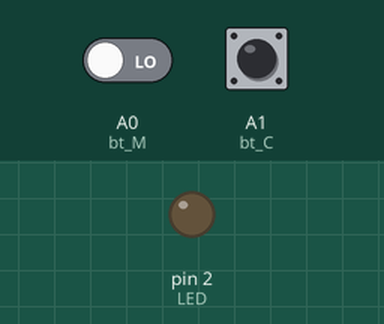
A sketch run on a simulated Arduino Uno, built with avr-gcc and run on an emulated ATmega328P. Parts: output pins drawn as LEDs (lit = HIGH). Inputs (shaded band) come from the test bench; at power-on: A0 (bt_M) LOW, A1 (bt_C) HIGH. The modem accepts every AT command (registered, SIM ready, sends succeed) and sends nothing else; what the sketch prints to the serial monitor is not drawn.

Above: at 6.7 s.
6.8 s: A0 (bt_M) driven HIGH
9.8 s: A1 (bt_C) pulled LOW for 3.2 s
At 11.3 s:
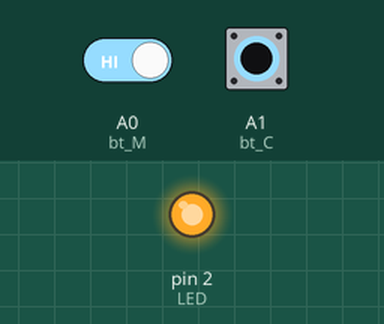
Timing chart, 0 to 12.9 s (numbered marks = the images above; inputs shaded):
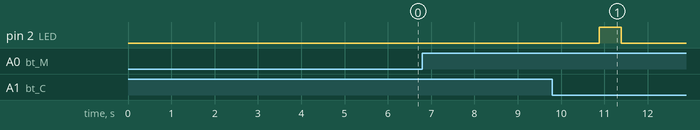

The sketch:

richard_gsm.ino
```cpp
#include <SoftwareSerial.h>    //Create software serial object to communicate with SIM800L
SoftwareSerial GSM(8, 9); //SIM800L Tx & Rx is connected to Arduino #8 & #9

char phone_no[]="+243982125697"; //change +92 with country code and 3378655465 with phone number to sms

#define bt_M  A0 // Button1 Pin A0 use for Send Message
#define bt_C  A1 // Button2 Pin A1 use for Call

#define LED 2 // Led Pin D2 use for LED

char inchar; // Will hold the incoming character from the GSM shield

void setup(){// put your setup code here, to run once

Serial.begin(9600);//Begin serial communication with Arduino and Arduino IDE (Serial Monitor)
GSM.begin(9600);   //Begin serial communication with Arduino and SIM800L

pinMode(bt_M, INPUT); // declare bt_M as input
pinMode(bt_C, INPUT_PULLUP); // declare bt_C as input

pinMode(LED,OUTPUT); // declare LED as output

Serial.println("Initializing....");
initModule("AT","OK",1000);                //Once the handshake test is successful, it will back to OK
initModule("ATE1","OK",1000);              //this command is used for enabling echo
initModule("AT+CPIN?","READY",1000);       //this command is used to check whether SIM card is inserted in GSM Module or not
initModule("AT+CMGF=1","OK",1000);         //Configuring TEXT mode
initModule("AT+CNMI=2,2,0,0,0","OK",1000); //Decides how newly arrived SMS messages should be handled
Serial.println("Initialized Successfully");

}

void loop(){

if(GSM.available() >0){inchar=GSM.read(); Serial.print(inchar);
 if(inchar=='R'){inchar=GSM.read();
 if(inchar=='I'){inchar=GSM.read();
 if(inchar=='N'){inchar=GSM.read();
 if(inchar=='G'){
    initModule("ATH","OK",1000); // this command is used for Call busy
    }
   }
  }
 }

else if(inchar=='A'){delay(10); inchar=GSM.read();
     if(inchar=='L'){delay(10); inchar=GSM.read();
     if(inchar=='M'){delay(10); inchar=GSM.read();

     if(inchar=='1'){digitalWrite(LED, 1); sendSMS(phone_no,"Alarme est activé");}
else if(inchar=='0'){digitalWrite(LED, 0); sendSMS(phone_no,"Alarme Désactivé");}
     }
    }
  }
}


if(digitalRead (bt_M) == 1){sendSMS(phone_no,"Tentative d'intruison veuillez verifier la camera");
digitalWrite(LED,HIGH);
delay(500);
digitalWrite(LED,LOW);}
if(digitalRead (bt_C) == 0){callUp(phone_no);}

delay(5);
}


void sendSMS(char *number, char *msg){
GSM.print("AT+CMGS=\"");GSM.print(number);GSM.println("\"\r\n"); //AT+CMGS=”Mobile Number” <ENTER> - Assigning recipient’s mobile number
delay(500);
GSM.println(msg); // Message contents
delay(500);
GSM.write(byte(26)); //Ctrl+Z  send message command (26 in decimal).
delay(3000);
}

void callUp(char *number){
GSM.print("ATD + "); GSM.print(number); GSM.println(";"); //Call to the specific number, ends with semi-colon,replace X with mobile number
delay(20000);       // wait for 20 seconds...
GSM.println("ATH"); //hang up
delay(100);
}


void initModule(String cmd, char *res, int t){
while(1){
    Serial.println(cmd);
    GSM.println(cmd);
    delay(100);
    while(GSM.available()>0){
       if(GSM.find(res)){
        Serial.println(res);
        delay(t);
        return;
       }else{Serial.println("Error");}}
    delay(t);
  }
}
```

Measured:
- after the input at 6.8 s, every drawn part: stays the same
- after the input at 9.8 s, pin 2 (LED): goes on until 11.4 s, then stays LOW
